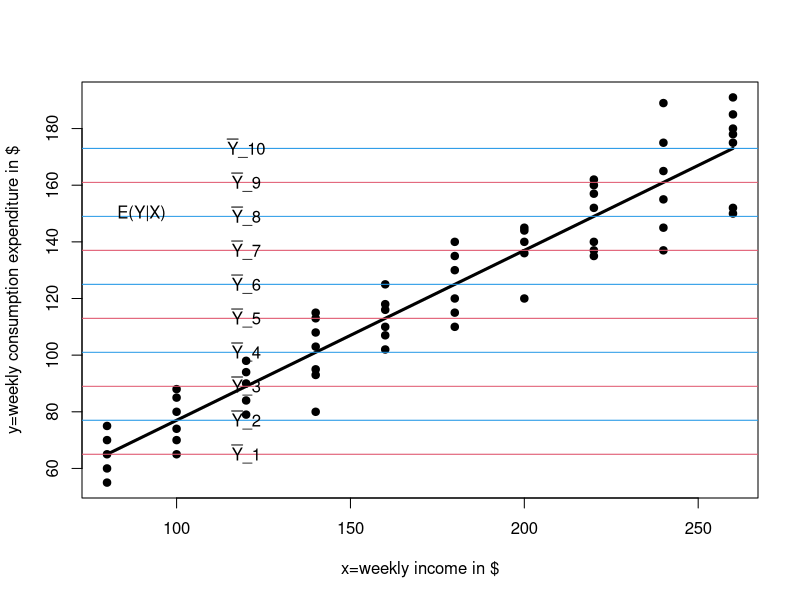

This figure's R source: (Note: this script raises an error after producing the figure.)
## ---- chunk 1
demo1<-read.csv("PRF.csv",header = T,sep = ",")
demo2<-read.csv("demo2.csv",header = T,sep = ",")
## ---- chunk 2
knitr::kable(
  demo1,
  caption = "Weekly Family Income X", booktabs=TRUE
)
## ---- chunk 3
fit<-lm(y~x,data=demo2)
plot(demo2$x,demo2$y,pch=19,xlab = "x=weekly income in $",ylab="y=weekly consumption expenditure in $")
points(demo2$x,fitted(fit),type="l",lwd=3)
abline(h=mean(demo2$y[demo2$x==80]),col=2,lwd=1)
abline(h=mean(demo2$y[demo2$x==100]),col=4,lwd=1)
abline(h=mean(demo2$y[demo2$x==120]),col=2,lwd=1)
abline(h=mean(demo2$y[demo2$x==140]),col=4,lwd=1)
abline(h=mean(demo2$y[demo2$x==160]),col=2,lwd=1)
abline(h=mean(demo2$y[demo2$x==180]),col=4,lwd=1)
abline(h=mean(demo2$y[demo2$x==200]),col=2,lwd=1)
abline(h=mean(demo2$y[demo2$x==220]),col=4,lwd=1)
abline(h=mean(demo2$y[demo2$x==240]),col=2,lwd=1)
abline(h=mean(demo2$y[demo2$x==260]),col=4,lwd=1)

text(90,150,expression(paste("E(Y","|","X)")))
text(120,mean(demo2$y[demo2$x==80]),expression(paste(bar(Y),"_1")))
text(120,mean(demo2$y[demo2$x==100]),expression(paste(bar(Y),"_2")))
text(120,mean(demo2$y[demo2$x==120]),expression(paste(bar(Y),"_3")))
text(120,mean(demo2$y[demo2$x==140]),expression(paste(bar(Y),"_4")))
text(120,mean(demo2$y[demo2$x==160]),expression(paste(bar(Y),"_5")))
text(120,mean(demo2$y[demo2$x==180]),expression(paste(bar(Y),"_6")))
text(120,mean(demo2$y[demo2$x==200]),expression(paste(bar(Y),"_7")))
text(120,mean(demo2$y[demo2$x==220]),expression(paste(bar(Y),"_8")))
text(120,mean(demo2$y[demo2$x==240]),expression(paste(bar(Y),"_9")))
text(120,mean(demo2$y[demo2$x==260]),expression(paste(bar(Y),"_10")))
## ---- chunk 4
mean(demo2$y[demo2$x==140])
## ---- chunk 5
knitr::include_graphics("figure21.png")
## ---- chunk 6
knitr::include_graphics("pop.png")
## ---- chunk 7
knitr::include_graphics("pop2.png")
## ---- chunk 8
#electricity consumption 
ele_cons=read.csv("ele_cons.csv",header = T,sep = ",")
(n<-length(ele_cons))
x_i<-ele_cons$X-mean(ele_cons$X)
y_i<-ele_cons$Y-mean(ele_cons$Y)
(x_bar<-mean(ele_cons$X))
(y_bar<-mean(ele_cons$Y))
(sum_x_i_sq<-sum(x_i^2)) # sum of square of deviation of x
(sum_y_i_sq<-sum(y_i^2)) # sum of square of deviation of y
(sum_xy<-sum(x_i*y_i)) #Sum of cross product of x*y
(b_hat<-sum_xy/sum_x_i_sq) # Slop using deviation form
(a_hat<-y_bar-b_hat*x_bar)
## ---- chunk 9
tss=sum(y_i^2)
## ---- chunk 10
(rss<-b_hat^2*sum(x_i^2)) # Regression Sum of Square
(ess<-tss-rss) # Error sum of square
                                                   
(r_sq<-rss/tss) # Coeffient of determination
# Mean square Error(EMS)=ESS/(n-k) 
ems<-ess/(nrow(ele_cons)-2)
# Mean square of Regression(RMS)=RSS/(k-1)
rms<-rss/1
(f_cal=rms/ems)
## ---- chunk 11
(qf(p=0.05,df1=1,df2=14,lower.tail = F)) # Tabulated F-value
 #Or p-value
(pf(f_cal,df1=1,df2=14,lower.tail = F)) # T
## ---- chunk 12
y_hat<-a_hat+b_hat*ele_cons$X # Fitted values
e_hat<-ele_cons$Y-y_hat # Residuals
(sigma_hat_sq<-sum(e_hat^2)/(nrow(ele_cons)-2))
# Or
(sigma_hat_sq<-ess/(nrow(ele_cons)-2))
## ---- chunk 13
(var_b_hat<-sigma_hat_sq/sum_x_i_sq)
## ---- chunk 14
s.e_b_hat<-sqrt(var_b_hat)
## ---- chunk 15
(t_cal<-(b_hat-0)/s.e_b_hat)
## ---- chunk 16
(qt(p=0.05/2,df=nrow(ele_cons)-2,lower.tail = F))
#Or using p-value
 (pt(t_cal,df=nrow(ele_cons)-2,lower.tail = T))
## ---- chunk 17
food_cons<-read.csv("food_cons.csv",header = T,sep=",")
## ---- chunk 18
knitr::kable(
head(food_cons),
caption = "Food Consumption", booktabs=TRUE)
## ---- chunk 19
#Writing in Deviation form(yi,x2i,x3i)
food_cons$x2i=food_cons$X2-mean(food_cons$X2)
food_cons$x3i=food_cons$X3-mean(food_cons$X3)
food_cons$yi=food_cons$Y-mean(food_cons$Y)
## ---- chunk 20
knitr::kable(
head(food_cons[,-c(1,2,3,4)]),
caption = "In deviation form", booktabs=TRUE)
## ---- chunk 21
###################################
# Total
fit=lm(Y~X2+X3,data=food_cons)
#summary(fit)$coef
## ---- chunk 22
knitr::kable(
  summary(fit)$coef,
  caption = "Estiamted Coefficents",booktabs=TRUE
)
## ---- chunk 23
## Var(b3_hat)
rsdl<-resid(fit)
(sigma_hat<-sum(rsdl^2)/(nrow(food_cons)-3)) #k=3

## ---- chunk 24
summary(fit)$r.squared
## ---- chunk 25
############################
fit_x2<-lm(X2~X3,data = food_cons)
#The R_s for regressing X2 on the other X's is given by:
#R2=1-ESS/TSS
#k=2
# Residual for regressing X3 on other X's(, that is in this case X2)
v2<-resid(fit_x2)
#R2=1-(ESS/TSS)
(R_sq_2<-1-(sum(v2^2)/sum(food_cons$x2i^2)))
#var_b2=sigma_hat/()
var_b2=sigma_hat/sum(v2^2)
(s.e_b2=sqrt(var_b2))
#OR sum(v2^2)=ESS(1-R_sq)
var_b2=sigma_hat/(sum(food_cons$x2i^2)*(1-R_sq_2))
(s.e_b2=sqrt(var_b2))
## ---- chunk 26
fit_x3<-lm(X3~X2,data = food_cons)
#The R_s for regressing X3 on the other X's is given by:
  #R2=1-ESS/TSS
  #k=2
  # Residual for regressing X3 on other X's(, that is in this case X2)
  v3<-resid(fit_x3)
#R2=1-(ESS/TSS)
R_sq_3<-1-(sum(v3^2)/sum(food_cons$x3i^2))
#var_b3=sigma_hat/()
var_b3=sigma_hat/sum(v3^2)
(s.e_b3=sqrt(var_b3))
#OR sum(v3^2)=ESS(1-R_sq)
var_b3=sigma_hat/(sum(food_cons$x3i^2)*(1-R_sq_3))
(s.e_b3=sqrt(var_b3))
## ---- chunk 27
knitr::include_graphics("hetro1.png")

## ---- chunk 28
food<-read.csv("food.csv",header = T,sep = ",")
## ---- chunk 29
fit<-lm(food_exp~income,data=food)

plot(food$income,food$food_exp,pch=19,xlab = "x=weekly income in $100",ylab="y=weekly food expenditure in $")
points(food$income,fitted(fit),type="l",lwd=2)
#text(10,500,expression(hat(y)==83.42 + 10.21x))
text(15,500,expression(paste(hat(y)==83.42 + 10.21,"x")))

## ---- chunk 30
consmption<-read.csv("consmption.csv",header=T,sep=",")
head(consmption,1)
fit<-lm(expen~income,data=consmption)
#plot(fit$fitted.values,fit$residuals,xlab = "x=fitted",ylab = "Residuals")
#abline(h=0,lwd=2,col=4)
# or use
plot(consmption$income,fit$residuals,xlab = "x=income",ylab = "Residuals")
abline(h=0,lwd=2,col="red")
## ---- chunk 31
consmption<-read.csv("consmption.csv",header=T,sep=",")
head(consmption,1)
fit<-lm(expen~income,data=consmption)
consmption$ei_hat<-resid(fit)
fit_w<-(lm(I(ei_hat^2)~income+I(income^2),data=consmption))
(Rw_square<-summary(fit_w)$r.squared)
x_2<-nrow(consmption)*Rw_square
## ---- chunk 32
(chi_tab<-qchisq(0.05,2,lower.tail=F))
# Or using a p-value<0.05
pchisq(q=x_2,df=1,lower.tail=F)

## ---- chunk 33
cps2<-read.csv("cps2.csv",header = T,sep = ",")
head(cps2,2)
fit<-lm(wage~educ+exper+metro,data=cps2)
## ---- chunk 34
fit_M<-lm(wage~educ+exper,data=cps2[cps2$metro==1,])
fit_R<-lm(wage~educ+exper,data=cps2[cps2$metro==0,])
(s_M_sq<-sum(resid(fit_M)^2)/(nrow(cps2[cps2$metro==1,])-3))
(s_R_sq<-sum(resid(fit_R)^2)/(nrow(cps2[cps2$metro==0,])-3))
(f_cal<-s_M_sq/s_R_sq)

## ---- chunk 35
(F_Lc<-qf(0.025,nrow(cps2[cps2$metro==1,])-3,nrow(cps2[cps2$metro==0,])-3))
(F_Uc<-qf(0.975,nrow(cps2[cps2$metro==1,])-3,nrow(cps2[cps2$metro==0,])-3))
## ---- chunk 36
#You have to know location of your dependent variable, when you use this function for other
bp_test<-function(x=data.frame(),alpha=null)
{
  n=nrow(x)
  fit<-lm(expen~income,data=x)
  sigma_hat_2=deviance(fit)/n
  res_bp<-resid(fit)^2/sigma_hat_2
  fit_bp<-lm(res_bp~income, data=x)
  fit_bp
  ## Regresresssion SS
  rss=sum((fitted(fit_bp)-mean(res_bp))^2)
  # x_2 test statistic
   x_cal<-rss/2
   #Probability of getting greater than this calculated value, that is, is this due to sampling error or not.
   # p-value
   p_value<-pchisq(q=x_cal, df=1,lower.tail=F)
   #x_tab
   x_tab<-qchisq(alpha, df=1,lower.tail=F)
   
   if(p_value < alpha){
     cat("Decision : ","\nReject Ho: constant variance, since p-value ",p_value,"<",alpha,"\nOr",
         "\nchi_tabulated=",x_tab,"<",x_cal,"=chi_calculated")
   }
   else{
     cat(" Do not reject Ho: constant variance, with a p-value",p_value)
     cat("Decision : ","\nDo not reject Ho: constant variance, since p-value ",p_value,">",alpha,"\nOr",
         "\nchi_tabulated=",x_tab,">",x_cal,"=chi_calculated")
   }
}
bp_test(x=consmption,alpha = 0.05)
  
## ---- chunk 37
rm(list = ls())
consmption<-read.csv("consmption.csv",header=T,sep=",")
  fit<-lm(expen~income,data=consmption)
  sorted_residual<-resid(fit)[order(consmption$income)]
  n1= 7; n2=7; n3=6
# variance of each part
sigma_hat1_sq<-sum(sorted_residual[1:7]^2)/n1
sigma_hat2_sq<-sum(sorted_residual[8:14]^2)/n2
sigma_hat3_sq<-sum(sorted_residual[15:20]^2)/n3
sigma_hat1_sq=round(sigma_hat1_sq,6)
sigma_hat2_sq=round(sigma_hat2_sq,6)
sigma_hat3_sq=round(sigma_hat3_sq,6)
s1=sqrt(sigma_hat1_sq); s2=sqrt(sigma_hat2_sq);s3=sqrt(sigma_hat3_sq)
## ---- chunk 38
# Vector of weights
weight<-rep(c(s1,s2,s3),c(7,7,6))
xxx=consmption[,-1] # To remove Household variable
xxx$one<-1
weighted_data=xxx/weight
weighted_data<-round(weighted_data,4)
names(weighted_data)=c("y_sigma_i","x_sigma_i","one_sigma_i")
## ---- chunk 39
knitr::kable(
head(weighted_data,10), booktabs = TRUE,
caption = 'transformed data by its respective sigma.'
)
## ---- chunk 40
# exclude the intercept (-1)
fit_wls<-lm(I(expen/weight)~I(1/weight)+I(income/weight)-1,consmption)
 print(summary(fit_wls))
## ---- chunk 41
# exclude the intercept (-1)
fit_wls<-lm(I(expen/weight)~I(1/weight)+I(income/weight)-1,consmption)
 b1=unname(fit_wls$coefficients[1])
 b2=unname(fit_wls$coefficients[2])
 # stanadrd error
 se1=unname(summary(fit_wls)$coefficients[,2][1]);se1=round(se1,4)
 se2=unname(summary(fit_wls)$coefficients[,2][2]);se2=round(se2,4)
 #
 sigma_copy=round(summary(fit_wls)$sigma,4)
r_sq_copy=round(summary(fit_wls)$r.squared,4)
 
## ---- chunk 42

plot(consmption$income,fit_wls$residuals,xlab = "income(xi)",ylab = "WLS_Residuals", pch=19)
abline(h=0,lwd=2,col="red")
## ---- chunk 43
rm(list=ls())

auto=read.csv("auto.csv",header=T,sep=",")

fit<-lm(invest~vsh,data=auto)
plot(auto$year,fit$residuals,xlab = "Year",ylab = "Unstandardized Residuals",pch=19)
abline(h=0,lwd=2,col="red")
s<-seq(length(auto$year)-1)
arrows(auto$year[s], fit$residuals[s], auto$year[s+1], fit$residuals[s+1], col = 1:3,lwd = 1)
## ---- chunk 44
rm(list=ls())
auto=read.csv("auto.csv",header=T,sep=",")

dw_test<-function(x=data.frame(),dw_lower=1.180,dw_upper= 1.401){
fit<-lm(invest~vsh,data=x)
rsdl<-resid(fit) 
rsdl_t=rsdl[2:19]; rsdl_t_1=rsdl[1:18] # rsdl_t=rsdl[-1];rsdl_t_1=rsdl[-19];
dw_cal<-sum((rsdl[-1]-rsdl[-19])^2)/sum(rsdl[-1]^2)
if(dw_cal< dw_lower){
   cat("Reject Ho: rho=0 "," ,since the calculated dw-test= ",dw_cal,"<",dw_lower,"=dw_lower and concludes \n",
       "that a significant presence of serial autocorrelation.")
}
if(dw_cal>dw_lower & dw_cal<dw_upper){
   cat("The test is inconclusive")
}
if(dw_cal> dw_upper){
   cat("Do not reject Ho: rho=0")
}
   
}
dw_test(x=auto)

## ---- chunk 45

rm(list=ls())
auto=read.csv("auto.csv",header=T,sep=",")
T=nrow(auto)
# First apply OLS and obtain residuals 
fit<-lm(invest~vsh,data=auto)
rsdl<-resid(fit)
rsdl_t=rsdl[-1];rsdl_t_1=rsdl[-19]
# to determine R2 from axiullary regression 
fit1<-lm(rsdl_t~auto$vsh[-1]+rsdl_t_1)
# (T-p)R2
(bp_cal<-(T-1)*summary(fit1)$r.squared)
# p-value
(p_value<-pchisq(q=bp_cal, df=1,lower.tail=F))
   #x_tab
(x_tab<-qchisq(0.05, df=1,lower.tail=F))
   
## ---- chunk 46
rm(list=ls())

rm(list=ls())
auto=read.csv("auto.csv",header=T,sep=",")
T=nrow(auto)
# First apply OLS and obtain residuals 
fit<-lm(invest~vsh,data=auto)
summary(fit)

Residuals<-resid(fit)
pacf(Residuals)
  
## ---- chunk 47
# from previous dw=
d=0.5539826
(rho=1-d/2)

## ---- chunk 48
rm(list=ls())
auto=read.csv("auto.csv",header=T,sep=",")
fit<-lm(invest~vsh,data=auto)
rsdl<-resid(fit)
fit<-lm(rsdl[-1]~rsdl[-19]-1)
summary(fit)$coeff

## ---- chunk 49
rm(list=ls())
auto=read.csv("auto.csv",header=T,sep=",")
y=auto$invest
x=auto$vsh
y_t1=y[-1];y_t=y[-19]
x_t1=x[-1]; x_t=x[-19]
fit<-lm(y_t~y_t1+x_t+x_t1)
summary(fit)$coeff
## ---- chunk 50
rm(list=ls())
auto=read.csv("auto.csv",header=T,sep=",")
# lets use estiamte of rho from OLS in (b)
rho=0.8049
y=auto$invest
x=auto$vsh
y_t1=y[-1];y_t=y[-19]
invst_trnsf=y_t-rho*y_t1
x_t1=x[-1]; x_t=x[-19]
vsh_trnsf=x_t-rho*x_t1

fit_trnsf<-lm(invst_trnsf~vsh_trnsf)
summary(fit_trnsf)
## ---- chunk 51
Residuals<-resid(fit_trnsf)
pacf(Residuals)
